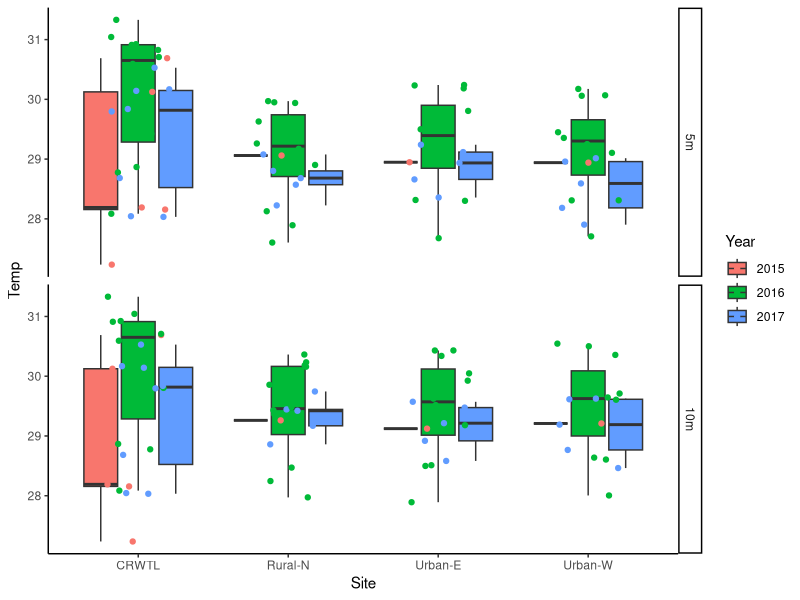
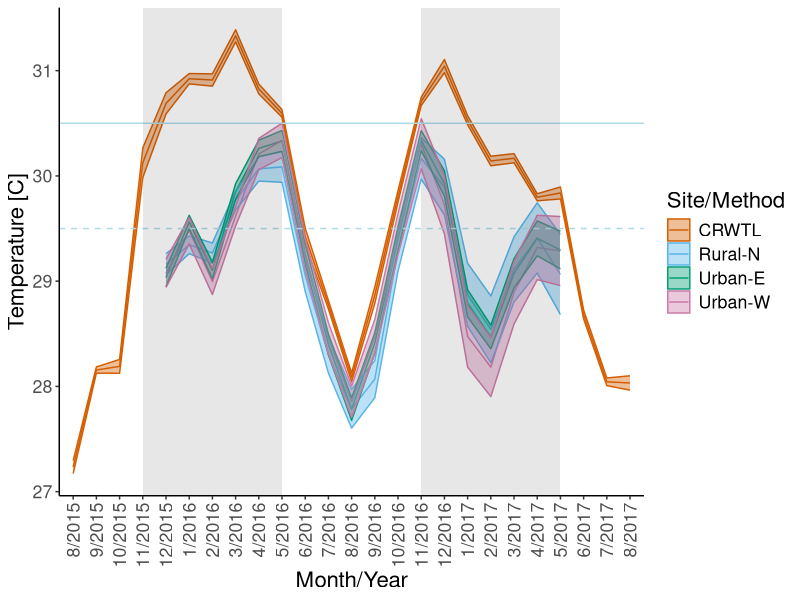
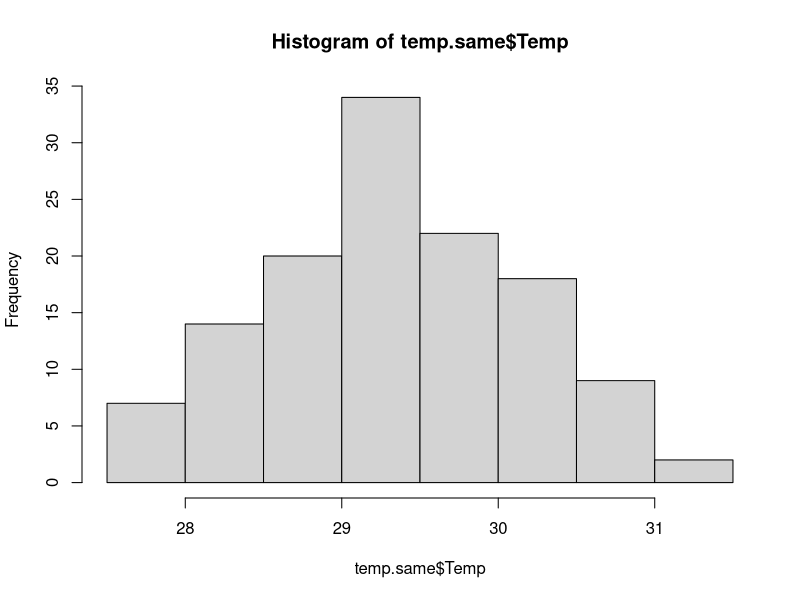
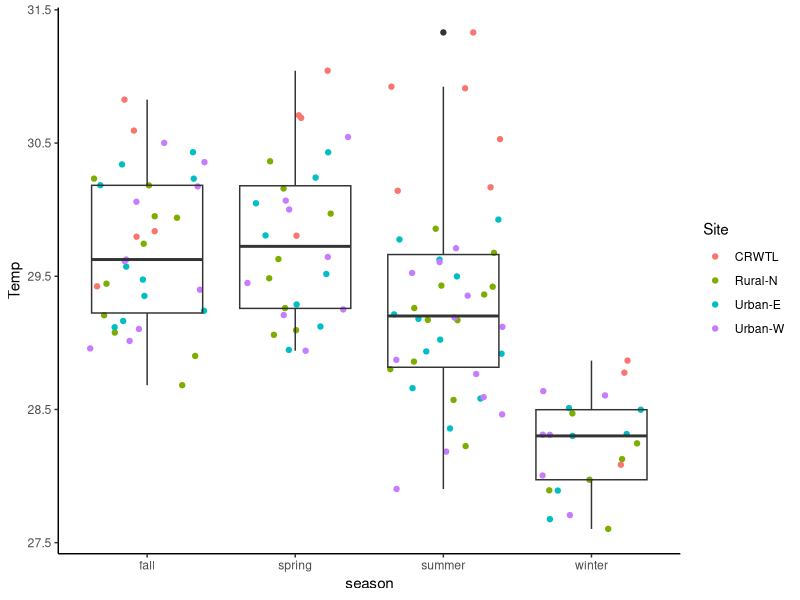
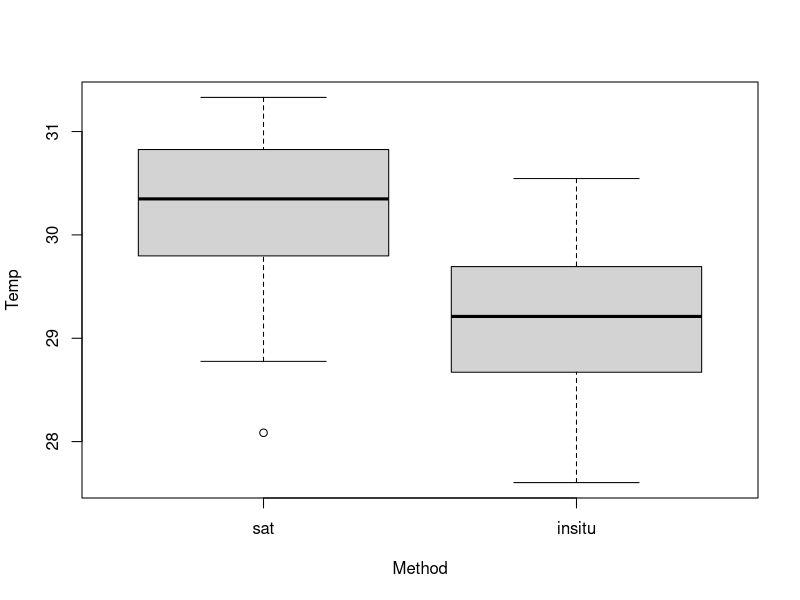
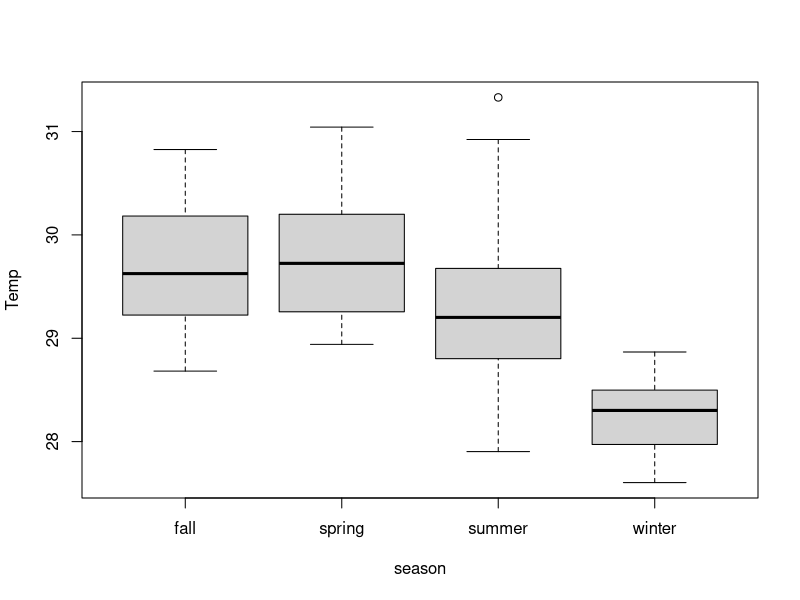
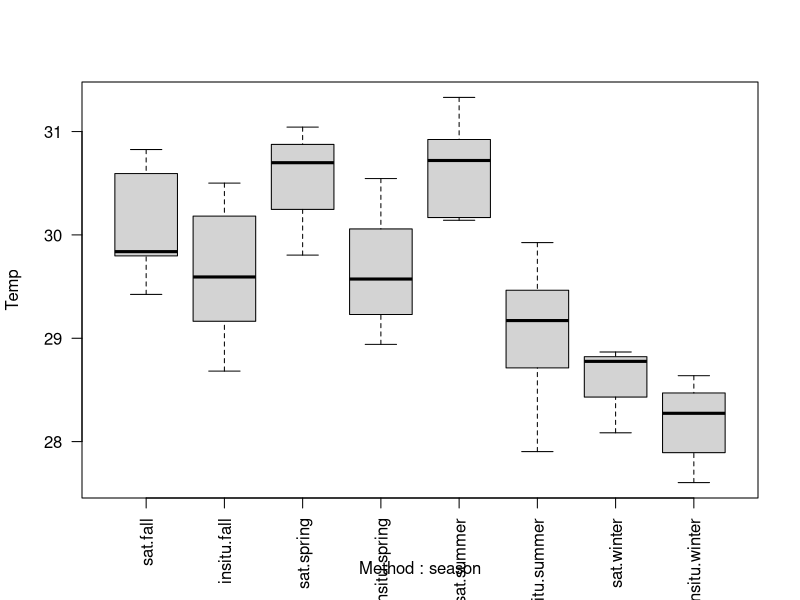
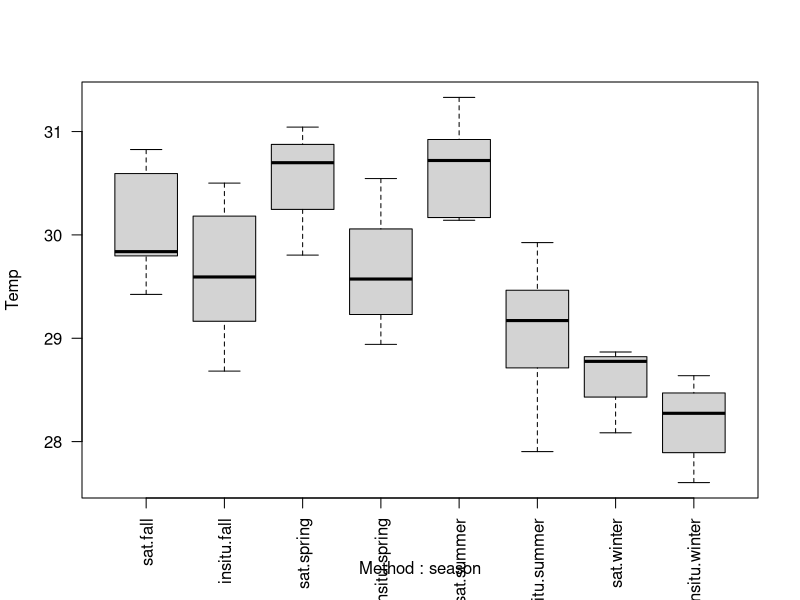

R code for these plots, in order:
## ---- chunk 1
knitr::opts_chunk$set(echo = TRUE)

library(tidyverse)
library(here)
## ---- chunk 2
temp <- read_csv(here::here("data/alltemp_TL_data.csv")) %>% 
   mutate_if(is.character, as.factor)
head(temp)

temp$m.y <- as.factor(paste(temp$Month, temp$Year, sep = "/")) #rewrite m.y as month/year
temp$Month <- as.factor(temp$Month)
temp$Year <- as.factor(temp$Year)
temp$Depth <- as.factor(temp$Depth)
temp$Depth <- relevel(temp$Depth, ref = '5m')

# relevel Month/yr in correct order
levels(temp$m.y)

temp$m.y = factor(temp$m.y,levels(temp$m.y)[c(21,24,3,5,7,1,9,11,13,15,17,19,22,25,4,6,8,2,10,12,14,16,18,20,23)])
## ---- chunk 3
ggplot(temp, aes(x = Site, y = Temp, fill = Year)) +
   facet_grid(Depth~.)+
    geom_boxplot() +
   geom_point(aes(color = Year), position = position_jitter(0.21)) +
    theme_classic()
## ---- chunk 4
season <- data.frame(Month = 1:12, season = rep(c("summer", "fall", "winter", "spring"), each = 3))
season$Month <- as.factor(season$Month)
season

method <- data.frame(Site = c("Rural-N", "Urban-E", "Urban-W", "CRWTL"), Method = c("insitu", "insitu", "insitu", "sat"))
method

# subset out data with both CRW and logger temperature data
temp.same <- temp %>% filter(m.y != "8/2015" & m.y != "9/2015" & m.y != "10/2015" & m.y != "11/2015" & m.y != "6/2017" & m.y != "7/2017" & m.y != "8/2017") %>% 
  inner_join(season, by = 'Month') %>% 
   inner_join(method, by = 'Site') %>% 
   mutate_if(is.character, as.factor)

# remove CRW for one depth used for plot
temp.same <- temp.same[-which(temp.same$Site == 'CRWTL' & temp.same$Depth == '10m'),] #

# relevel method so sat is reference
temp.same$Method <- relevel(temp.same$Method, ref = "sat")

head(temp.same)
## ---- chunk 5
crw <- temp %>% 
   filter( Site == "CRWTL") %>% 
   dplyr::select(Site, m.y, Temp, sd, se)
colnames(crw) <- c("Site", "m.y", "siteave", "SD", "SE")
crw
## ---- chunk 6
temp.same %>% 
   filter(Method != "sat") %>% 
   dplyr::select(-N, -sd, -se, -ci) %>% 
   pivot_wider(names_from = Depth,
               values_from = Temp) %>% 
   mutate(diff = `5m` - `10m`) %>% 
   group_by(Site) %>% 
   summarize(avediff = mean(diff)) %>% 
   summarize(diff = mean(avediff), SE = sd(avediff))
## ---- chunk 7
temp.avelog <- temp.same %>% 
   filter(Method != "sat") %>% 
   group_by(Site, m.y) %>% 
   dplyr::summarise(siteave = mean(Temp), SD = sd(Temp), SE = SD/sqrt(n())) #, N = n())

temp.avelog

alltemp <- rbind(temp.avelog, crw)
alltemp
## ---- chunk 8
start <-  c("11/2015", "11/2016")
end <-  c("5/2016", "5/2017")

cbPalette <- c("#D55E00", "#56B4E9", "#009E73",  "#CC79A7")

ggplot(alltemp, mapping= aes(m.y, siteave, group = Site, color = Site)) +
   geom_line()+
   geom_ribbon(aes(m.y, siteave, ymax= siteave+(SE), ymin= siteave-(SE), fill = Site),
               alpha = 0.4) + 
   scale_color_manual( values = cbPalette, name = "Site/Method") +
   scale_fill_manual(values = cbPalette, name = "Site/Method") +
   theme_classic() +
   xlab("Month/Year") + ylab("Temperature [C]") +
   theme(axis.text.x = element_text(angle = 90, hjust = 1, vjust = 0.5),
         text = element_text(size = 16)) +
   geom_hline(yintercept = 29.5, color = "light blue", linetype = 2) +
   geom_hline(yintercept = 30.5, color = "light blue")  +
   annotate("rect", xmin = '11/2015', xmax = '5/2016', ymin = -Inf, ymax = Inf,
           alpha = .1,fill = "gray10") +
   annotate("rect", xmin = '11/2016', xmax = '5/2017', ymin = -Inf, ymax = Inf,
           alpha = .1,fill = "gray10")

ggsave(here::here("figures/Fig7_line_TLtemp.jpg"), width = 7, height = 4)
## ---- chunk 9
hist(temp.same$Temp)
## ---- chunk 10
site.lm <- lm(Temp~Site * season, data = temp.same)
library(car)
Anova(site.lm)
library(emmeans)
emmeans(site.lm, list(pairwise ~ season), adjust = "tukey")
emmeans(site.lm, list(pairwise ~ Site), adjust = "tukey")
## ---- chunk 11
site.lm2 <- lm(Temp~Site * season, data = temp.same, contrasts = list(Method = contr.sum, season = contr.sum))
library(car)
Anova(site.lm2, type = 'III')
library(emmeans)
emmeans(site.lm2, list(pairwise ~ season), adjust = "tukey")
emmeans(site.lm2, list(pairwise ~ Site), adjust = "tukey")
## ---- chunk 12
ggplot(temp.same, aes(season, Temp)) + 
   geom_jitter(aes(color = Site)) +
   geom_boxplot(fill = NA) + 
   theme_classic()
## ---- chunk 13
method.lm <- lm(Temp~Method*season, data = temp.same)
Anova(method.lm)

emmeans(method.lm, list(pairwise ~ season), adjust = "tukey")
emmeans(method.lm, list(pairwise ~ Method), adjust = "tukey")
emmeans(method.lm, list(pairwise ~ Method:season), adjust = "tukey")

boxplot(Temp~Method, data = temp.same)
boxplot(Temp~season, data = temp.same)
boxplot(Temp~Method:season, data = temp.same, las = 2)
## ---- chunk 14
method.lm <- lm(Temp~Method*season, data = temp.same, contrasts = list(Method = contr.sum, season = contr.sum))
Anova(method.lm, type = 'III')

emmeans(method.lm, list(pairwise ~ season), adjust = "tukey")
emmeans(method.lm, list(pairwise ~ Method), adjust = "tukey")
emmeans(method.lm, list(pairwise ~ Method:season), adjust = "tukey")

boxplot(Temp~Method:season, data = temp.same, las = 2)

library(ggeffects)
plotdat <- method.lm %>% 
   ggemmeans(~ Method:season) %>% 
   as.data.frame() 

levels(plotdat$group)
plotdat$group <- ordered(plotdat$group, 
                         levels = c("summer", "fall", "winter", "spring"))

ggplot(plotdat, aes(x = group, y = predicted, color = x)) +
      geom_errorbar(aes(ymin = conf.low, ymax = conf.high),
                 width = 0.2, size = 1) +
   geom_point(shape = 15, size = 3) +
   theme_classic() +
   theme(text = element_text(size = 16)) +
   scale_x_discrete(breaks = c("summer", "fall", "winter", "spring"),
                    labels = c("Summer", "Fall", "Winter", "Spring")) +
   scale_color_discrete(name = "Method",
                        breaks = c("sat", "insitu"),
                        labels = c("CRWTL", "In Situ")) +
   xlab("Austral Season") +
   ylab("Mean Temperature [C]") +
   geom_hline(yintercept = 29.5,
              linetype = "dashed",
              color = "lightblue") +
   geom_hline(yintercept = 30.5,
              color = "lightblue")

ggsave(here::here("figures/Fig8_seasonmethod.jpg"), 
       height = 4, width = 7, dpi = 300)
## ---- chunk 15
ggplot(temp.same, aes(season, Temp)) + 
   geom_boxplot(fill = NA) + 
   geom_jitter(aes(color = Method)) +
   theme_classic()
## ---- chunk 16
temp.same %>% 
   group_by(Method, season) %>% 
   dplyr::summarize(avetemp = mean(Temp), 
                    SDtemp = sd(Temp), 
                    SEtemp = sd(Temp)/sqrt(n()))
## ---- chunk 17
logger <- filter(temp.same, temp.same$Method != 'sat') %>% droplevels()
head(logger)
## ---- chunk 18
log.lm <- lm(Temp ~ Site * Depth + factor(Month)/factor(Year), data = logger)
Anova(log.lm)
plot(log.lm)

emmeans(log.lm, list(pairwise ~ factor(Month):factor(Year)), adjust = "tukey")
emmeans(log.lm, list(pairwise ~ Site:Depth), adjust = "tukey")

boxplot(Temp~Depth, data = logger)
boxplot(Temp~Site, data = logger)
boxplot(Temp~Month, data = logger)

logger$Ym <- interaction(logger$Year, logger$Month)
boxplot(Temp~Ym, data = logger, las = 2)
## ---- chunk 19
log.lm.nodepth <- lm(Temp ~ Site + factor(Month)/factor(Year), data = logger)
Anova(log.lm.nodepth)
plot(log.lm.nodepth)

emmeans(log.lm.nodepth, list(pairwise ~ factor(Month):factor(Year)), adjust = "tukey")
emmeans(log.lm.nodepth, list(pairwise ~ Site), adjust = "tukey")

boxplot(Temp~Site, data = logger)
boxplot(Temp~Month, data = logger)

logger$Ym <- interaction(logger$Year, logger$Month)
boxplot(Temp~Ym, data = logger, las = 2)
## ---- chunk 20
sitedepth.ave <- logger %>% 
   group_by(Site,Depth) %>% 
   dplyr::summarize(ave = mean(Temp), SD = sd(Temp), se = SD/sqrt(n()))
sitedepth.ave

logger %>% 
   group_by(Month, Year) %>% 
   dplyr::summarize(ave = mean(Temp), SD = sd(Temp), se = SD/sqrt(n()))
## ---- chunk 21
sitedepth.diff <- sitedepth.ave %>% 
   select(Site, Depth, ave) %>% 
   spread(Depth, ave) %>% 
   mutate(diff = `10m` - `5m`)
sitedepth.diff
ave(sitedepth.diff$diff)
